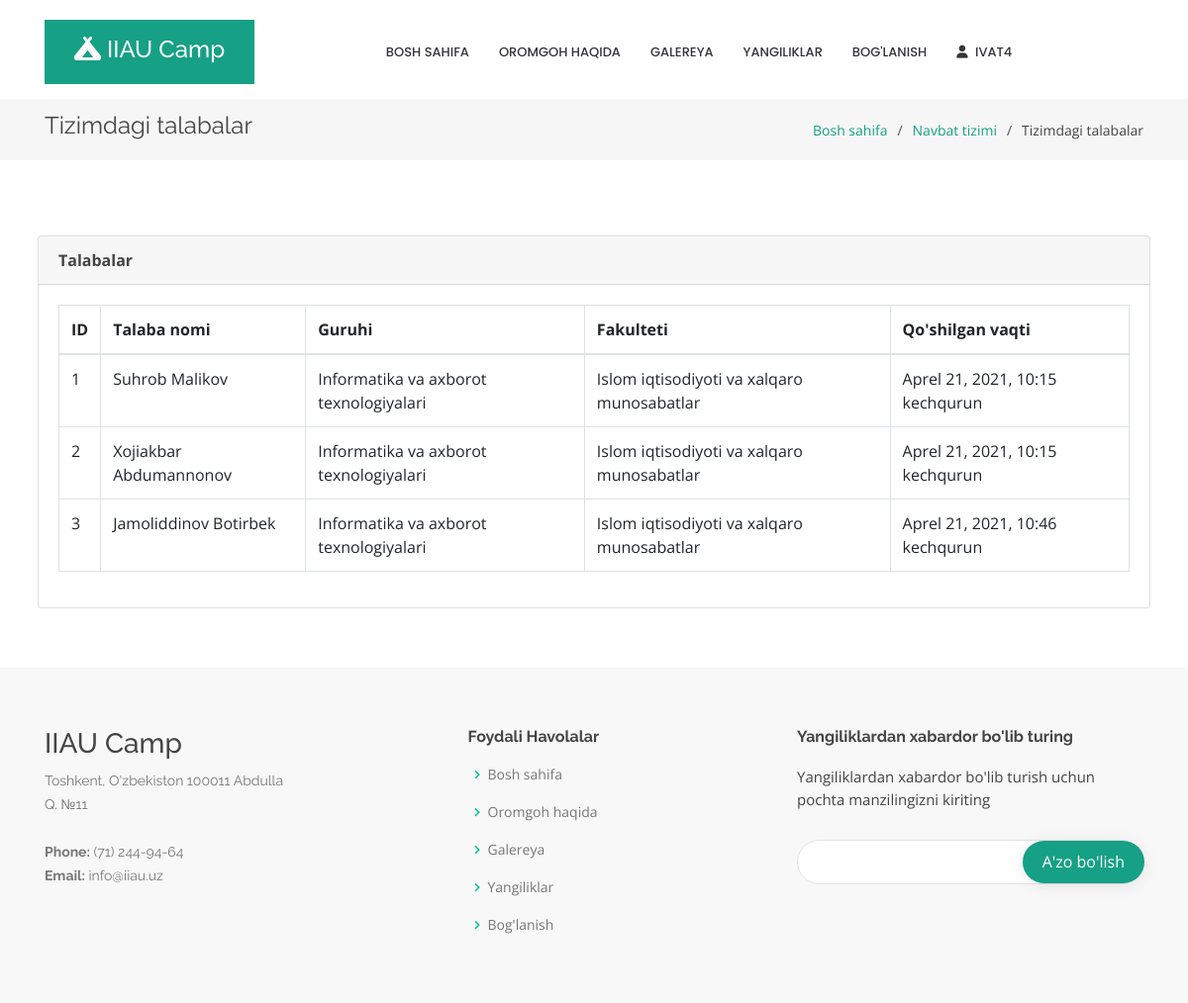
The app's page /control/students/ (signed in) with its own data.
### edu/models.py (models this page shows, shortened)
class Student(models.Model):
    first_name = models.CharField(max_length=100)
    last_name = models.CharField(max_length=100)
    middle_name = models.CharField(max_length=100)
    group = models.ForeignKey(Group, on_delete=models.SET_NULL, null=True, blank=True)
    passport_num = models.IntegerField(null=True, blank=True)
    passport_series = models.CharField(max_length=50, null=True, blank=True)
    student_cert = models.CharField(max_length=50)
    phone = models.CharField(max_length=50, null=True, blank=True)
    updated_at = models.DateTimeField(auto_now=True)
    created_at = models.DateTimeField(auto_now_add=True)
    def __str__(self):
        return self.first_name + " " + self.last_name

class Group(models.Model):
    name = models.CharField(max_length=255)
    department = models.ForeignKey(Department, on_delete=models.CASCADE)
    def __str__(self):
        return self.name

class Department(models.Model):
    name = models.CharField(max_length=255)
    faculty = models.ForeignKey(Faculty, on_delete=models.CASCADE)

class Faculty(models.Model):
    name = models.CharField(max_length=255)
    def __str__(self):
        return self.name

### main/views.py (the view)
# urls.py: path('control/students/', students_in_system, name='students_in_system'),
@login_required
def students_in_system(request):
    students = Student.objects.all()
    context = {
        'students': students
    }
    return render(request, 'control/students.html', context)

### templates/control/students.html
{% extends 'base.html' %}
{% load static %}
{% block main %}
    <main id="main">
        <section class="breadcrumbs">
            <div class="container">
                <div class="d-flex justify-content-between align-items-center">
                    <h2>Tizimdagi talabalar</h2>
                    <ol>
                        <li><a href="/">Bosh sahifa</a></li>
                        <li><a href="{% url 'main:queue_control' %}">Navbat tizimi</a></li>
                        <li>Tizimdagi talabalar</li>
                    </ol>
                </div>
            </div>
        </section>
        <section class="inner-page">
            <div class="container px-2">
                <div class="row">
                    <div class="col-md-12 m-auto">
                        {% if students %}
                            <div class="card card-bordered mt-3">
                                <div class="card-header">
                                    <b>Talabalar</b>
                                </div>
                                <div class="card-body">
                                    <table class="table table-bordered">
                                        <thead>
                                        <tr>
                                            <th scope="col">ID</th>
                                            <th scope="col">Talaba nomi</th>
                                            <th scope="col">Guruhi</th>
                                            <th scope="col">Fakulteti</th>
                                            <th>Qo'shilgan vaqti</th>
                                        </tr>
                                        </thead>
                                        <tbody>
                                        {% for student in students %}
                                            <tr>
                                                <td>
                                                    {{ student.id }}
                                                </td>
                                                <td>{{ student }}</td>
                                                <td>{{ student.group }}</td>
                                                <td>{{ student.group.department.faculty }}</td>
                                                <td>{{ student.created_at }}</td>
                                            </tr>
                                        {% endfor %}
                                        </tbody>
                                    </table>
                                </div>
                            </div>
                        {% else %}
                            <div class="alert alert-info text-center font-weight-bold">Ma'lumot topilmadi</div>
                        {% endif %}
                    </div>
                </div>
            </div>
        </section>
    </main>
{% endblock %}

### templates/layout/header.html (shortened to what this page needs)
{% load static %}
<header id="header" class="fixed-top d-flex align-items-center">
    <div class="container">
        <div class="header-container d-flex align-items-center">
            <div class="logo">
                <h4><a class="text-light" href="/"><i class="fas fa-campground"></i> <span>IIAU Camp</span></a></h4>
            </div>
            <nav class="nav-menu d-none d-lg-block text-center m-auto">
                <ul>
                    <li><a href="/#hero">Bosh sahifa</a></li>
                    <li><a href="/#about">Oromgoh haqida</a></li>
                    <li><a href="/#galery">Galereya</a></li>
                    <li><a href="/news">Yangiliklar</a></li>
                    <li><a href="/#contact">Bog'lanish</a></li>
                    {% if user.is_authenticated %}
                        <li class="nav-item dropdown">
                            <a class="nav-link" href="#" id="navbarDropdown" role="button"
                               data-toggle="dropdown" aria-haspopup="true" aria-expanded="false">
                                <i class="fas fa-user mr-1"></i>
                                {{ user }}
                            </a>
                        </li>
                    {% else %}
                        <li><a href="/login">Login</a></li>
                        <li class="get-started"><a href="{% url 'main:queue' %}">Navbatga yozilish <i
                                class="fas fa-chevron-circle-right"></i></a></li>
                    {% endif %}
                </ul>
            </nav>
        </div>
    </div>
</header>

### static/assets/css/style.css (style rules this page uses)
body { font-family: "Open Sans", sans-serif; color: #444444; }
a { color: #16a085; }
h1, h2, h3, h4, h5, h6 { font-family: "Raleway", sans-serif; }
#header { transition: all 0.5s; z-index: 997; transition: all 0.5s; top: 20px; }
#header .header-container { background: #fff; }
#header .logo { overflow: hidden; padding: 16px 30px 12px 30px; background: #16a085; }
.nav-menu, .nav-menu * { margin: 0; padding: 0; list-style: none; }
.nav-menu > ul > li { position: relative; white-space: nowrap; float: left; }
.nav-menu a { display: block; position: relative; color: #36343a; padding: 10px 15px; transition: 0.3s; font-size: 13px; font-weight: 500; text-transform: uppercase; font-family: "Poppins", sans-serif; }
.mobile-nav { position: fixed; top: 55px; right: 15px; bottom: 15px; left: 15px; z-index: 9999; overflow-y: auto; background: #fff; transition: ease-in-out 0.2s; opacity: 0; visibility: hidden; border-radius: 10px; padding: 10px 0; }
.mobile-nav * { margin: 0; padding: 0; list-style: none; }
.mobile-nav a { display: block; position: relative; color: #36343a; padding: 10px 20px; font-weight: 500; outline: none; }
section { padding: 60px 0; overflow: hidden; }
.breadcrumbs { padding: 15px 0; background: #f6f6f7; margin-top: 100px; }
.breadcrumbs h2 { font-size: 24px; line-height: 1; font-weight: 400; }
.breadcrumbs ol { display: flex; flex-wrap: wrap; list-style: none; padding: 0; margin: 0; font-size: 14px; }
.breadcrumbs ol li + li { padding-left: 10px; }
.breadcrumbs ol li + li::before { display: inline-block; padding-right: 10px; color: #4f4c55; content: "/"; }

### records on screen
Student: id "1", first_name+last_name "Suhrob Malikov", group "Informatika va axborot texnologiyalari", group.department.faculty "Islom iqtisodiyoti va xalqaro munosabatlar", created_at "Aprel 21, 2021, 10:15 kechqurun"
Student: id "2", first_name+last_name "Xojiakbar Abdumannonov", group "Informatika va axborot texnologiyalari", group.department.faculty "Islom iqtisodiyoti va xalqaro munosabatlar", created_at "Aprel 21, 2021, 10:15 kechqurun"
Student: id "3", first_name+last_name "Jamoliddinov Botirbek", group "Informatika va axborot texnologiyalari", group.department.faculty "Islom iqtisodiyoti va xalqaro munosabatlar", created_at "Aprel 21, 2021, 10:46 kechqurun"

### other values on screen
{{ user }} "IVAT4"
